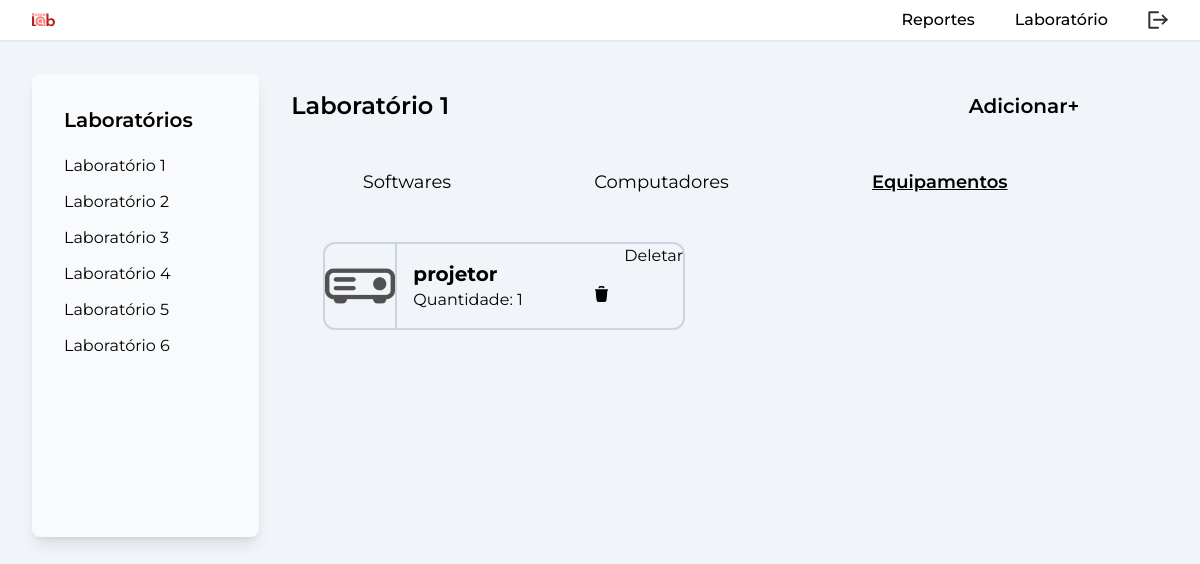
/html/suporte/labs/lab.equip.php?l=1 (signed in), run on an earlier commit of the app's database.
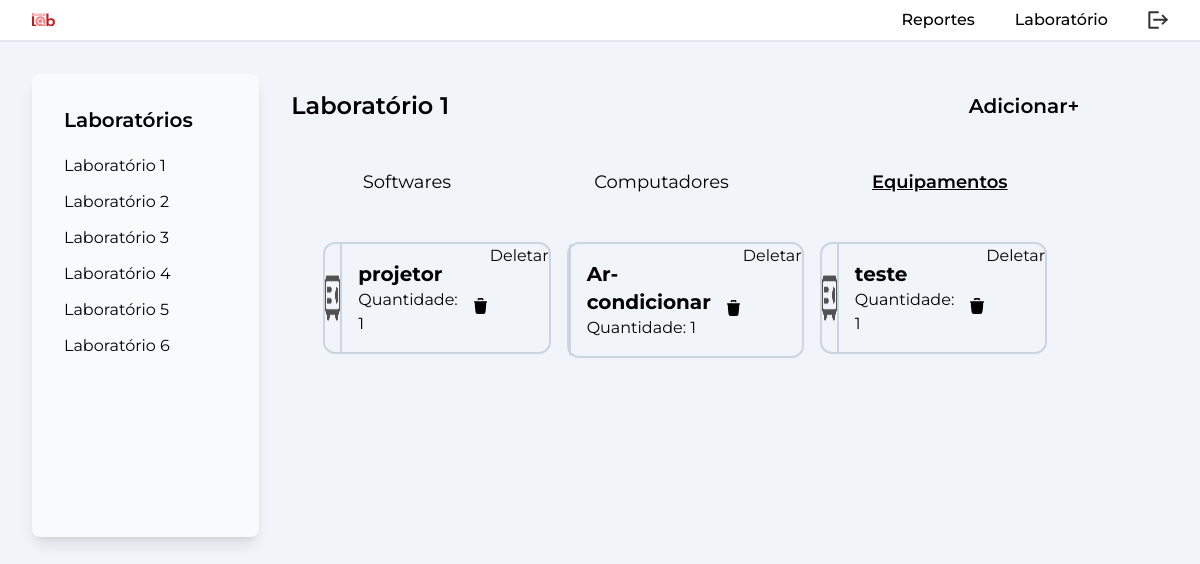
And on a later commit of the database.
### tables this page shows
CREATE TABLE `tb_equipamentos` (
  `id` int NOT NULL,
  `modelo` varchar(100) NOT NULL,
  `patrimonio` varchar(50) NOT NULL,
  `fabricante` varchar(50) NOT NULL,
  `lab1` tinyint(1) NOT NULL,
  `lab2` tinyint(1) NOT NULL,
  `lab3` tinyint(1) NOT NULL,
  `lab4` tinyint(1) NOT NULL,
  `lab5` tinyint(1) NOT NULL,
  `lab6` tinyint(1) NOT NULL
);

### src/models/labs.model.php (called while the page is built, shortened)
<?php
    require 'conexao.php';
    if(isset($_GET['l']) && !empty($_GET['l'])){
        $id_lab = $_GET['l'];
    }
    $query_equip = $conexao->prepare("SELECT id,modelo,lab".$id_lab." FROM tb_equipamentos");
    $query_equip->execute();
    $dados_equip = $query_equip->fetchAll();
?>

### html/suporte/labs/lab.equip.php (the view, shortened to what the changed rows need)
<?php
include '../../../src/models/labs.model.php';
?>
<!DOCTYPE html>
<html lang="pt-br">
<head>
    <link rel="stylesheet" href="../../../src/css/output.css" />
</head>
<body class="font-montserrat h-screen flex flex-col justify-between">
    <section class="flex align-start bg-slate-100 p-8 h-screen">
        <nav class="flex flex-col gap-3 w-1/5 h-2/3 p-8 bg-slate-50 rounded-lg shadow-lg">
            <?php
            for ($i = 1; $i < 7; $i++) {
                echo '<a class="transition-all hover:font-semibold flex flex-row flex-nowrap gap-4" href="lab.soft.php?l=' . $i . '">
                                <p>Laboratório ' . $i . '</p>';
                echo '</a>';
            }
            ?>
        </nav>
        <main class="flex flex-col p-8 pt-4 gap-8 w-3/4 ">
            <section>
                <div class="flex flex-row justify-between items-center">
                    <h2 class="text-2xl font-semibold">Laboratório <?php echo $id_lab; ?></h2>
                </div>
            </section>
            <section class="flex flex-col w-100">
                <div>
                    <ul>
                        <li>
                            <div id="Equipamentos" class="flex flex-col gap-10 p-8">
                                <div class="flex gap-4">
                                    <?php foreach ($dados_equip as $key => $value) {
                                        $id_equip = $dados_equip[$key]['id'];
                                        if ($dados_equip[$key]['lab' . $id_lab] != 0) {
                                    ?>
                                            <div class="flex h-full w-1/2 rounded-xl border-2 border-slate-300">
                                                <div class="flex items-center justify-center h-42 w-1/3 rounded-l-xl border-r-2 border-slate-300">
                                                    <img src="../../../assets/suporte/projetor.png" alt="" class="h-5/6">
                                                </div>
                                                <div class="flex w-full p-4 items-center justify-between">
                                                    <div class="flex flex-col">
                                                        <h3 class="text-xl font-bold"><?= $dados_equip[$key]['modelo']; ?></h3>
                                                        <span>Quantidade: <?= $dados_equip[$key]['lab' . $id_lab]; ?></span>
                                                    </div>
                                                    <a  data-id="../../../src/models/labs.model.php?l=<?= $id_lab . '&Sre=' . $id_equip ?>" class ="lixo">
                                                        <img src="../../../assets/suporte/lixo.png" alt="" class="h-4 mt-4 ml-4 hover:h-8 transition-all duration-200">
                                                    </a>
                                                </div>
                                                 <a href="../../../src/models/labs.model.php?l=<?= $id_lab . '&Edel=' . $id_equip ?>">
                                                    <button>Deletar</button>
                                                </a>
                                            </div>
                                    <?php }
                                    }; ?>
                                </div>
                                </div>
                    </ul>
                </div>
            </section>

What changed in the data, as far as the page shows it:
now on this page (row edited): tb_equipamentos: modelo "Ar-condicionar", lab1 "1"
added tb_equipamentos: modelo "teste", lab1 "1"
